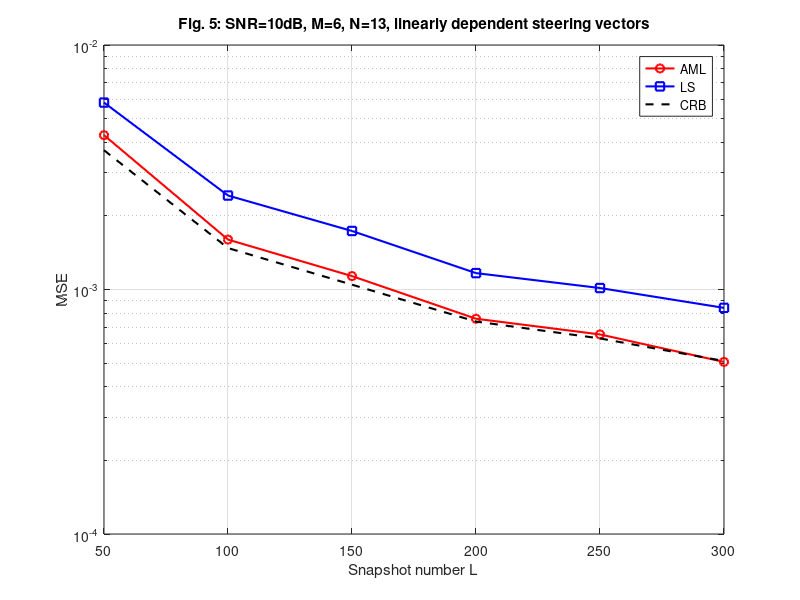

Write MATLAB code to recreate this figure.
% fig5.m: Fig. 5 in Xu, Stoica, Li 2006
% MSE vs snapshot number L, SNR=10dB, N=13, M=6, linearly dependent steering vectors

clc;
clear all;
close all;

M = 6; N = 13; SNR_dB = 10; SNR = 10^(SNR_dB/10);
angles = linspace(-30, 30, N) * pi/180;
A = exp(1j * (0:M-1)' * (2*pi*0.5*sin(angles))); % steering vectors, rank <= M < N

L_vals = 50:50:300;
nMC = 500;
MSE_AML = zeros(size(L_vals));
MSE_LS = zeros(size(L_vals));
CRB_vals = zeros(size(L_vals));

% Generate independent waveforms (rows of S are linearly independent when L >= N)
% For each L, S is random (different MC runs will use different S, but CRB uses S)
% We generate S once per L for fair comparison, but CRB should use true Q (unknown in practice)
% For simplicity, we generate S per L and keep it fixed across MC runs.

for lidx = 1:length(L_vals)
    L = L_vals(lidx);
    S = (randn(N, L) + 1j*randn(N, L))/sqrt(2); % waveforms, likely linearly independent when L >= N
    beta_true = ones(N, 1);
    B = diag(beta_true);
    
    % True noise covariance (same as in previous examples)
    Q_true = 1/SNR * 0.9.^(abs((0:M-1)-(0:M-1)')) .* exp(1j*((0:M-1)-(0:M-1)')*pi/2);
    
    for mc = 1:nMC
        Z = (randn(M, L) + 1j*randn(M, L))/sqrt(2);
        noise = sqrtm(Q_true) * Z;
        X = A * B * S + noise;
        
        % AML
        Pi_S = S' * pinv(S*S') * S;
        T = X * (eye(L) - Pi_S) * X';
        if rcond(T) < 1e-12, T = T + 1e-6*eye(M); end
        Tinv = inv(T);
        beta_AML = inv((A'*Tinv*A) .* (S*S').') * diag(A'*Tinv*X*S');
        MSE_AML(lidx) = MSE_AML(lidx) + norm(beta_AML - beta_true)^2;
        
        % LS
        beta_LS = inv((A'*A) .* (S*S').') * diag(A'*X*S');
        MSE_LS(lidx) = MSE_LS(lidx) + norm(beta_LS - beta_true)^2;
    end
    MSE_AML(lidx) = MSE_AML(lidx)/nMC;
    MSE_LS(lidx) = MSE_LS(lidx)/nMC;
    
    % CRB: use true Q (since AML uses estimated T, but CRB is lower bound)
    CRB_vals(lidx) = trace(inv((A'*inv(Q_true)*A) .* (S*S').'));
end

figure;
semilogy(L_vals, MSE_AML, 'ro-', 'LineWidth', 1.5); hold on;
semilogy(L_vals, MSE_LS, 'bs-', 'LineWidth', 1.5);
semilogy(L_vals, CRB_vals, 'k--', 'LineWidth', 1.5);
xlabel('Snapshot number L'); ylabel('MSE');
legend('AML', 'LS', 'CRB', 'Location', 'best');
title('Fig. 5: SNR=10dB, M=6, N=13, linearly dependent steering vectors');
grid on;
